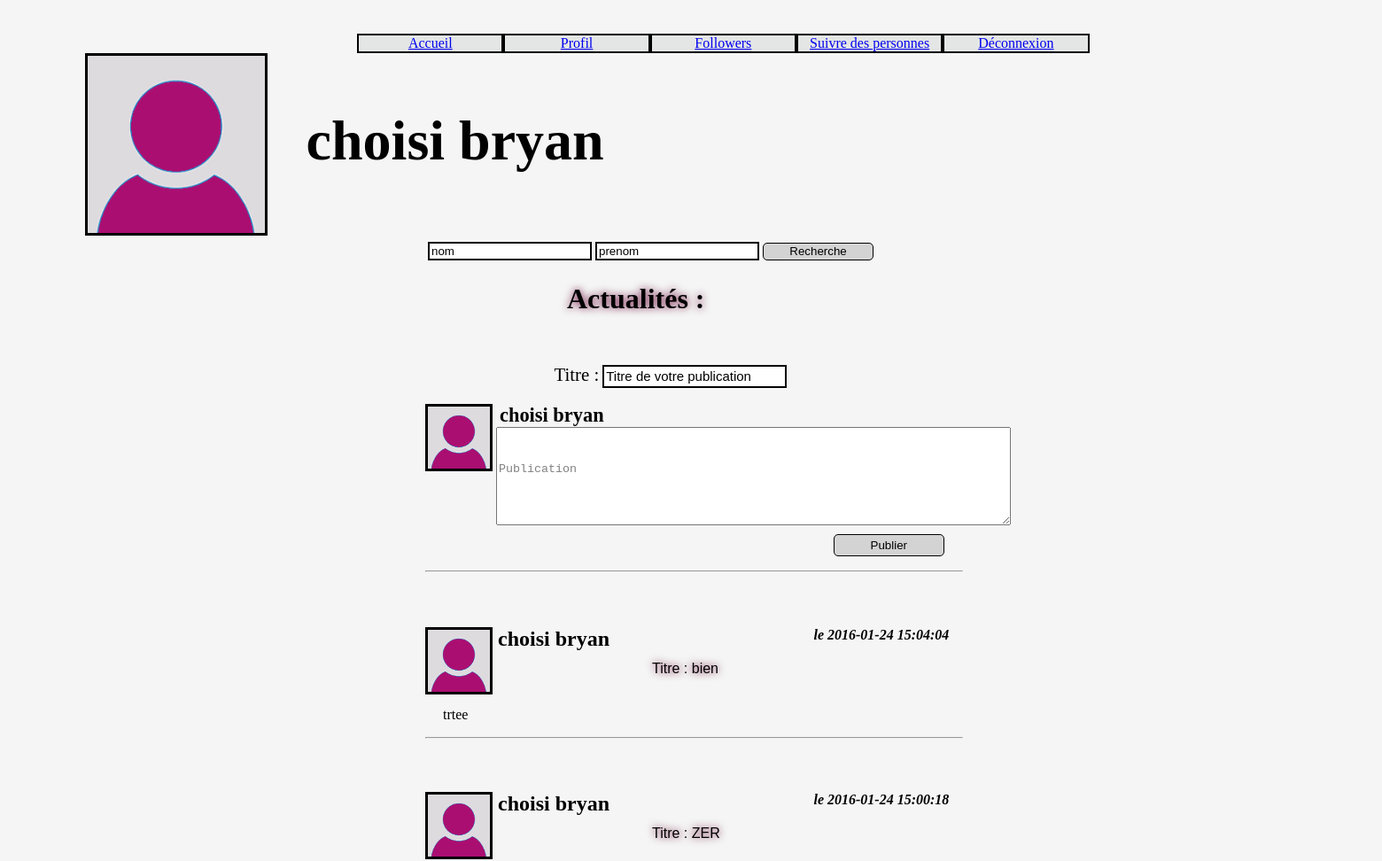
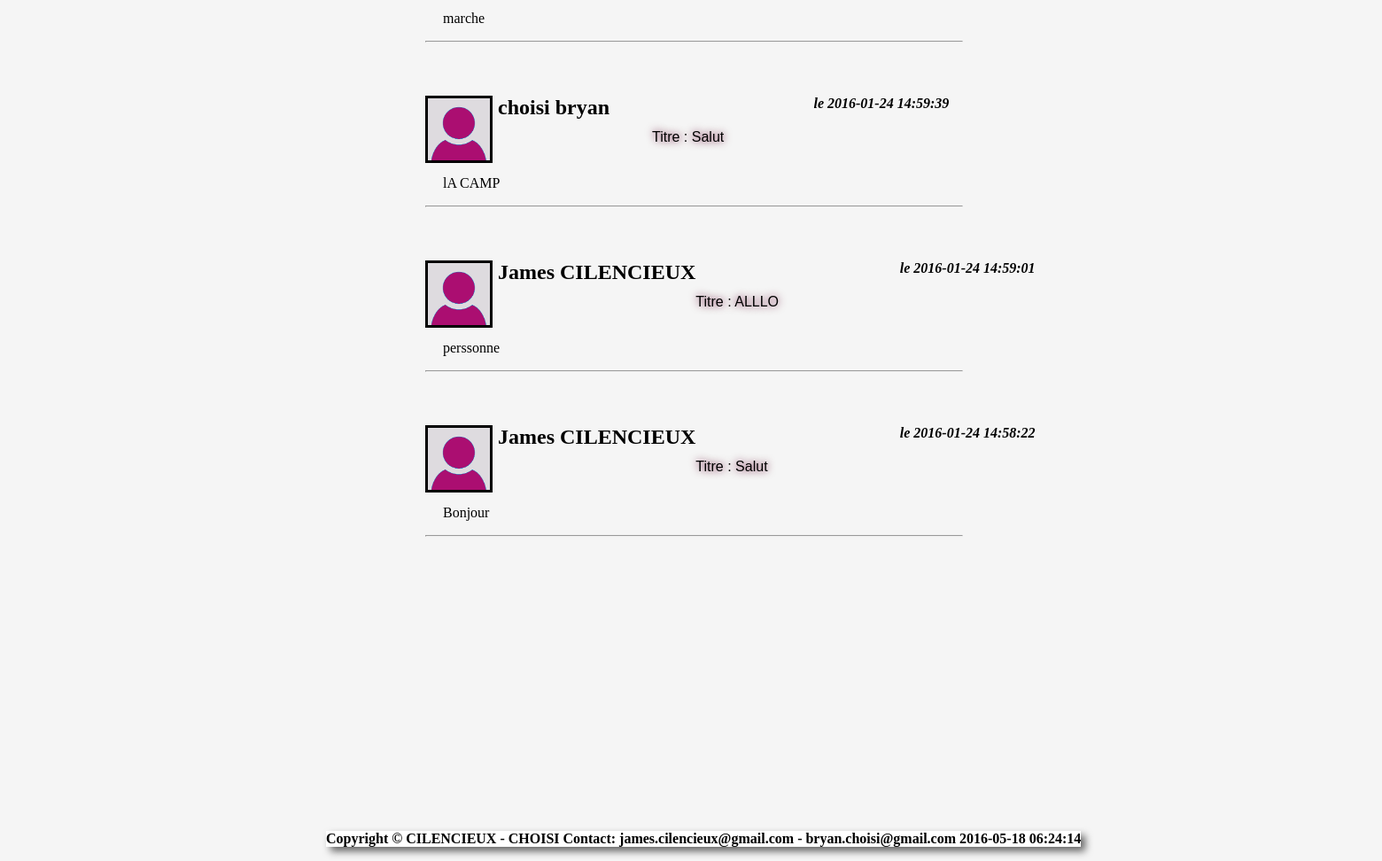
/timeline.php (signed in), run on the app's committed database (2 pictures, top to bottom).
### tables this page shows
CREATE TABLE IF NOT EXISTS `utilisateur` (
  `id` int(10) unsigned NOT NULL AUTO_INCREMENT,
  `nom` varchar(100) NOT NULL,
  `prenom` varchar(100) NOT NULL,
  `mail` varchar(255) NOT NULL,
  `mdp` varchar(255) NOT NULL,
  `naissance` date NOT NULL,
  `sexe` enum('M','F') NOT NULL,
  `ville` varchar(50) DEFAULT NULL,
  `profession` varchar(100) DEFAULT NULL,
  `image` text NOT NULL,
  `idfollower` int(11) NOT NULL,
  PRIMARY KEY (`id`)
);

CREATE TABLE IF NOT EXISTS `news` (
  `id` int(10) unsigned NOT NULL AUTO_INCREMENT,
  `titre` varchar(255) NOT NULL,
  `auteur` int(10) unsigned NOT NULL,
  `publication` text NOT NULL,
  `date_creation` datetime DEFAULT NULL,
  PRIMARY KEY (`id`),
  KEY `auteur` (`auteur`)
);

### timeline.php (the view, shortened to what this page needs)
<!DOCTYPE html>
<html>
    <head>
            <link rel="stylesheet" href="css/body_style.css">
            <link rel="stylesheet" href="css/entete_style.css">
    </head>
    <body>
        <header>
            <?php include("entete.php"); ?>
        </header>
        <div id="alt_actualite">
            <h1 style="margin-left: 5em; text-shadow: 0 0 10px #660033;">Actualités :</h1><br>
            <form id="formtime" action="form_timeline.php" method="post">
                <p>
                    <label style="margin-left: 7em ; font-size: 1.3em;" for="titre">Titre :</label>
                    <input class="input_name" type="text" name="titre" id="titre"placeholder="Titre de votre publication"><br><br>
                    <img style="margin-top: 0; display: inline;float: left" width="70" height="70" class="profil" src="utilisateur/image/<?php echo $resultat['image']; ?>" border="3"/>
                    <span style=" font-weight: bold; font-size:1.4em;margin-left: 8px; margin-top: 0; display:inline-block"> <?php echo $resultat['prenom'];echo "  "; echo $resultat['nom'] ?></span>
                    <textarea style="margin-left: 6em ; display: block;" id="mypublication" name="publication" rows="7" cols="70"placeholder="Publication"></textarea>
                    <input class="style_button" type="submit" style=" margin-top:10px; margin-left: 32%" value="Publier" >
                </p>
                <hr style=" margin-top: 0;margin-left: 0; width: 42%"><br/>
            </form><br><br>
            <div id="contentactualite">
                <?php
                $reqimg=$bdd->prepare('SELECT image FROM `utilisateur` INNER JOIN news ON news.auteur=utilisateur.id WHERE news.auteur=:id GROUP BY image');
                $reqimg->execute(array(
                    'id'=> $_SESSION['id'],
                 ));
                $image=$reqimg->fetch();
                    $reponse = $bdd->query('SELECT * FROM utilisateur ');
                    while ($donnees = $reponse->fetch()) {
                        $reponse2 = $bdd->query("SELECT * FROM news WHERE auteur=".$donnees['id']." ORDER BY date_creation DESC");
                ?>
                        <?php
                            while($donnees2=  $reponse2->fetch()){
                        ?>
                                <em>le <?php echo $donnees2['date_creation']; ?></em>
                                <img style="margin-top: 0;display: inline-block;float: left" width="70" height="70" class="profil" src="utilisateur/image/<?php echo $image['image']; ?>" border="3"/>
                                <h2> <?php echo $donnees['prenom'];echo "  "; echo $donnees['nom'];?>  </h2>
                                <label class="input_titre" style=" margin-left: 16em" for="titre">Titre : <?php echo $donnees2['titre']?> </label><br/>
                                <p>
                                    <?php
                                        $contenu = nl2br(stripslashes($donnees2['publication']));
                                        echo $contenu;
                                    ?>
                                    <hr style=" margin-left: 0; width: 42%"><br><br>
                                </p>
                                <?php
                            }
                                ?>
                            <?php
                    }
                            ?>
            </div>
        </div>
        <footer>
            <?php include("piedpage.php"); ?>
        </footer>
    </body>
</html>

### entete.php (shortened to what this page needs)
<?php
try {
    $bdd = new PDO('mysql:host=localhost;dbname=cwitter', 'root', '');
}
catch (Exception $e)
{
    die('Erreur : ' . $e->getMessage());
}
?>
<link href="css/lightbox.css" rel="stylesheet">
<div id="header">
    <ul>
        <li><a href="timeline.php">Accueil</a></li>
        <li><a href="profil.php">Profil</a></li>
        <li><a href="followers.php">Followers</a></li>
        <li><a href="suivre.php">Suivre des personnes</a></li>
        <li><a href="deconnection.php">Déconnexion</a></li>
    </ul>
</div>
<?php
    $reponse = $bdd->prepare('SELECT * FROM utilisateur where id= ?');
    $reponse->execute(array($_SESSION['id'],
    ));
    $resultat=$reponse->fetch();
?>
    <div id="header_bottom">
        <div id="photo">
            <?php
                if(!empty($resultat['image']))
                {
                    ?>
                   <a style="color: #000000 " href="utilisateur/image/<?php echo $resultat['image']; ?>" data-lightbox=profil-1> <img width="200" height="200" class="profil" src="utilisateur/image/<?php echo $resultat['image']; ?>" border="3"/> </a>
                    <?php
                }
            ?>
        </div>
        <div id="user_name">
            <h1> <?php echo $resultat['prenom'];echo "  "; echo $resultat['nom'];?>  </h1>
        </div>
    </div>
    <form action="search.php" method="post">
        <table id="search">
            <tr>
                <td><input class="input_search" type="text" placeholder="nom" name="nom"></td>
                <td><input class="input_search" type="text" placeholder="prenom" name="prenom"></td>
                <td><input class="button_search" type="submit"  value="Recherche" name="submit_search" /></td>
            </tr>
        </table>
    </form>

### piedpage.php
<div style="margin-top: 16em;margin-left: 23em; position:absolute;display: block ; float: bottom;" id="footer">
    <p style="font-weight:bold;box-shadow: 5px 5px 9px 0 #656565; background-color: #FFFFFF"> Copyright &#169;
        CILENCIEUX - CHOISI
        Contact: james.cilencieux@gmail.com -
        bryan.choisi@gmail.com
        <?php print(date('Y-m-d H:i:s')); ?><br />
    </p>
</div>

### css/body_style.css (style rules this page uses)
body { width: 1920px; margin: 0 auto; overflow: auto; overflow-x: hidden; background: #F5F5F5; }
#header_bottom { width: 100%; clear: both; overflow:auto; }
#header { margin:0 auto; clear:both; }
.style_button { width: 125px; height:25px; display:inline-block; margin-right: 15%; border-radius :5px; background-color:#d3d3d3; border:1px solid #000000; }
.input_name { width:200px; height:20px; font-size:15px; border : 2px solid black; }
#alt_actualite { margin-left:25%; }
#alt_actualite h1 { margin-left:18%; vertical-align: top; }
em { margin-top: 0; margin-left: 16%; font-weight: bold; display: inline-block; }
h2 { float: left; margin-top: 0; margin-left:6px; display: inline-block; }
.input_titre { margin-top: 20px; display: block; vertical-align: middle; font-family: "Trebuchet MS", Arial, sans-serif; text-shadow: 0 0 10px #660033; }
#contentactualite p { margin-left: 20px; }

### css/entete_style.css (style rules this page uses)
html { width: 1920px; margin: 0 auto; }
body { width: 1920px; margin: 0 auto; }
#header { width:1920px; overflow: auto; margin: 0 auto; }
#header ul { padding-top: 2%; width: 70%; overflow: auto; margin: 0 auto; padding-left: 12%; margin-top: 0px; }
#header li { text-align: center; list-style: none; width: 12%; margin: 0; float: left; background-color: #E4E6E6; border: 2px solid; }
#header ul li a { margin: 0; }
#header_bottom { width: 100%; clear: both; overflow:auto; }
#header_bottom #photo, #header_bottom #user_name { padding-left: 5%; width: 13%; float:left; }
#header_bottom #photo { padding-left: 5%; width: 13%; }
#header_bottom #user_name { padding-left: 0; margin-top: 1%; width: 35%; font-size: 200%; }
#search { width: auto; margin-left: 25%; }
.input_search { border : 2px solid black; color: #708090; }
.button_search { background-color:#d3d3d3; border:1px solid #000000; border-radius :5px; width: 125px; height:20px; }

### css/lightbox.css (style rules this page uses)
body:after { content: url(../images/close.png) url(../images/loading.gif) url(../images/prev.png) url(../images/next.png); display: none; }

### data on the page
utilisateur: image (placeholder picture), prenom "choisi", nom "bryan"
news: date_creation "2016-01-24 15:04:04", auteur.prenom "choisi", auteur.nom "bryan", titre "bien", publication "trtee"
news: date_creation "2016-01-24 15:00:18", auteur.prenom "choisi", auteur.nom "bryan", titre "ZER", publication "marche"
news: date_creation "2016-01-24 14:59:39", auteur.prenom "choisi", auteur.nom "bryan", titre "Salut", publication "lA CAMP"
news: date_creation "2016-01-24 14:59:01", auteur.prenom "James", auteur.nom "CILENCIEUX", titre "ALLLO", publication "perssonne"
news: date_creation "2016-01-24 14:58:22", auteur.prenom "James", auteur.nom "CILENCIEUX", titre "Salut", publication "Bonjour"
